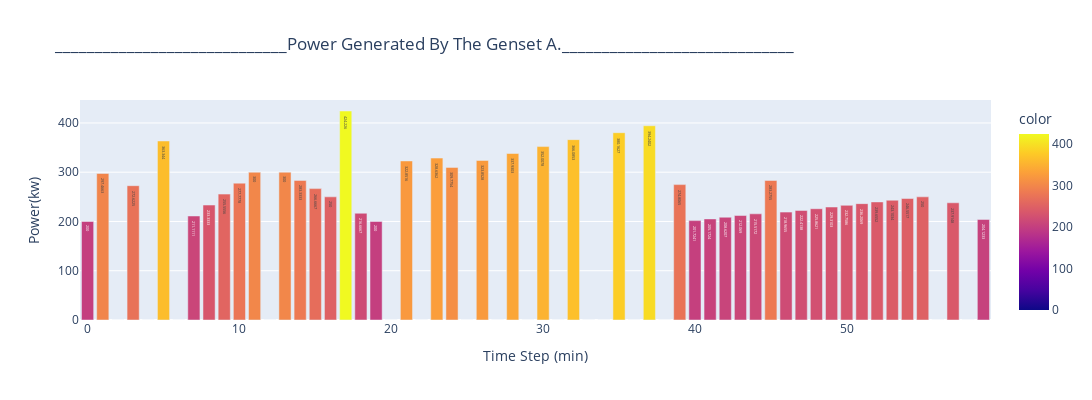

This figure's notebook cell:
### Markdown cell above
$\newline $
### Generated genset power.

### Code cell
fig = px.bar(x=V_steps, y=P_A_list,
             title='_____________________________Power Generated By The Genset A._____________________________',
             height=400, width=1350,
             labels=dict(x="Time Step (min)", y="Power(kw)"), text_auto=True, color=P_A_list,
)
fig.show()

### Figure 1 — Plotly figure (JSON) as saved in the notebook; plotly's stock layout.template omitted (floating-point values rounded to 4 significant figures)
{"data": [{"alignmentgroup": "True", "hovertemplate": "Time Step (min)=%{x}<br>Power(kw)=%{y}<br>color=%{marker.color}<extra></extra>", "legendgroup": "", "marker": {"color": [200.0, 297.5, 2.842e-14, 272.6, 0, 363.3, 0, 211.1, 233.3, 255.6, 277.8, 300, 5.684e-14, 300, 283.3, 266.7, 250, 424.2, 216.7, 200.0, 0, 322.9, 0, 328.6, 309.8, 0, 323.9, 0, 337.9, 0, 352.0, 0, 366.1, 0, 0, 380.2, 0, 394.2, 0, 274.8, 201.7, 205.2, 208.6, 212.1, 215.5, 283.3, 219.0, 222.4, 225.9, 229.3, 232.8, 236.2, 239.7, 243.1, 246.6, 250, 2.842e-14, 237.9, 0, 204.1], "coloraxis": "coloraxis", "pattern": {"shape": ""}}, "name": "", "offsetgroup": "", "orientation": "v", "showlegend": false, "textposition": "auto", "texttemplate": "%{y}", "type": "bar", "x": [0, 1, 2, 3, 4, 5, 6, 7, 8, 9, 10, 11, 12, 13, 14, 15, 16, 17, 18, 19, 20, 21, 22, 23, 24, 25, 26, 27, 28, 29, 30, 31, 32, 33, 34, 35, 36, 37, 38, 39, 40, 41, 42, 43, 44, 45, 46, 47, 48, 49, 50, 51, 52, 53, 54, 55, 56, 57, 58, 59], "xaxis": "x", "y": [200.0, 297.5, 2.842e-14, 272.6, 0, 363.3, 0, 211.1, 233.3, 255.6, 277.8, 300, 5.684e-14, 300, 283.3, 266.7, 250, 424.2, 216.7, 200.0, 0, 322.9, 0, 328.6, 309.8, 0, 323.9, 0, 337.9, 0, 352.0, 0, 366.1, 0, 0, 380.2, 0, 394.2, 0, 274.8, 201.7, 205.2, 208.6, 212.1, 215.5, 283.3, 219.0, 222.4, 225.9, 229.3, 232.8, 236.2, 239.7, 243.1, 246.6, 250, 2.842e-14, 237.9, 0, 204.1], "yaxis": "y"}], "layout": {"barmode": "relative", "coloraxis": {"colorbar": {"title": {"text": "color"}}, "colorscale": [[0, "#0d0887"], [0.1111, "#46039f"], [0.2222, "#7201a8"], [0.3333, "#9c179e"], [0.4444, "#bd3786"], [0.5556, "#d8576b"], [0.6667, "#ed7953"], [0.7778, "#fb9f3a"], [0.8889, "#fdca26"], [1, "#f0f921"]]}, "height": 400, "legend": {"tracegroupgap": 0}, "title": {"text": "_____________________________Power Generated By The Genset A._____________________________"}, "width": 1350, "xaxis": {"anchor": "y", "domain": [0, 1], "title": {"text": "Time Step (min)"}}, "yaxis": {"anchor": "x", "domain": [0, 1], "title": {"text": "Power(kw)"}}}}
